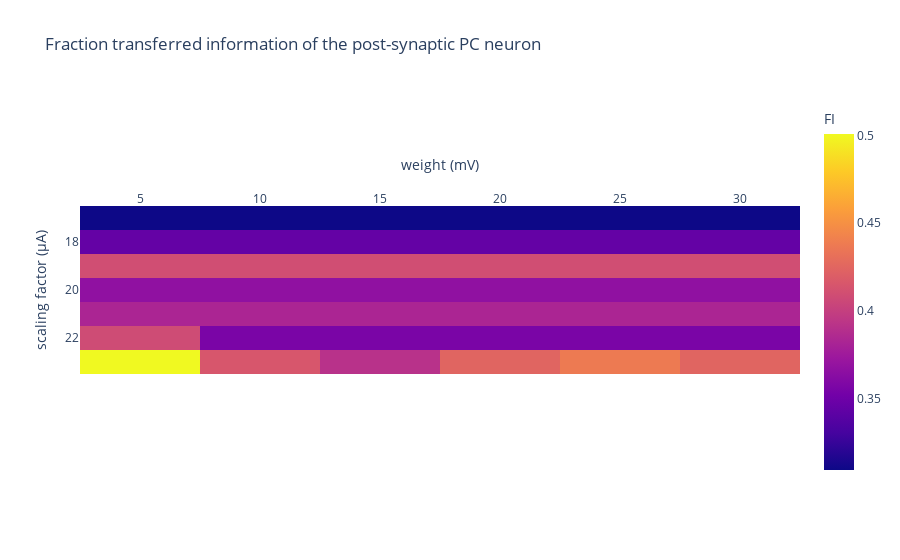

Here is the notebook cell this chart was saved with:
### Code cell
data = np.reshape(data_PC['F_I'].to_numpy(), (len(scales), len(weights)))
fig = px.imshow(data,
                labels=dict(x="weight (mV)", y="scaling factor (\u03bcA)", color="FI"),
                x=weights,
                y=scales,
                title ='Fraction transferred information of the post-synaptic PC neuron'
                )
fig.update_xaxes(side="top")
fig.show()

### Figure 1 — Plotly figure (JSON) as saved in the notebook; plotly's stock layout.template omitted (floating-point values rounded to 4 significant figures)
{"data": [{"coloraxis": "coloraxis", "name": "0", "x": [5, 10, 15, 20, 25, 30], "y": [17, 18, 19, 20, 21, 22, 23], "z": [[0.3093, 0.3093, 0.3093, 0.3093, 0.3093, 0.3093], [0.345, 0.345, 0.345, 0.345, 0.345, 0.345], [0.4095, 0.4095, 0.4095, 0.4095, 0.4095, 0.4095], [0.367, 0.367, 0.367, 0.367, 0.367, 0.367], [0.3825, 0.3825, 0.3825, 0.3825, 0.3825, 0.3825], [0.408, 0.3558, 0.3558, 0.3558, 0.3557, 0.3557], [0.5007, 0.4147, 0.3911, 0.4243, 0.4374, 0.4242]], "type": "heatmap", "xaxis": "x", "yaxis": "y", "hovertemplate": "weight (mV): %{x}<br>scaling factor (μA): %{y}<br>FI: %{z}<extra></extra>"}], "layout": {"xaxis": {"anchor": "y", "domain": [0.0, 1.0], "scaleanchor": "y", "constrain": "domain", "title": {"text": "weight (mV)"}, "side": "top"}, "yaxis": {"anchor": "x", "domain": [0.0, 1.0], "autorange": "reversed", "constrain": "domain", "title": {"text": "scaling factor (μA)"}}, "coloraxis": {"colorbar": {"title": {"text": "FI"}}, "colorscale": [[0.0, "#0d0887"], [0.1111, "#46039f"], [0.2222, "#7201a8"], [0.3333, "#9c179e"], [0.4444, "#bd3786"], [0.5556, "#d8576b"], [0.6667, "#ed7953"], [0.7778, "#fb9f3a"], [0.8889, "#fdca26"], [1.0, "#f0f921"]]}, "title": {"text": "Fraction transferred information of the post-synaptic PC neuron"}}}
